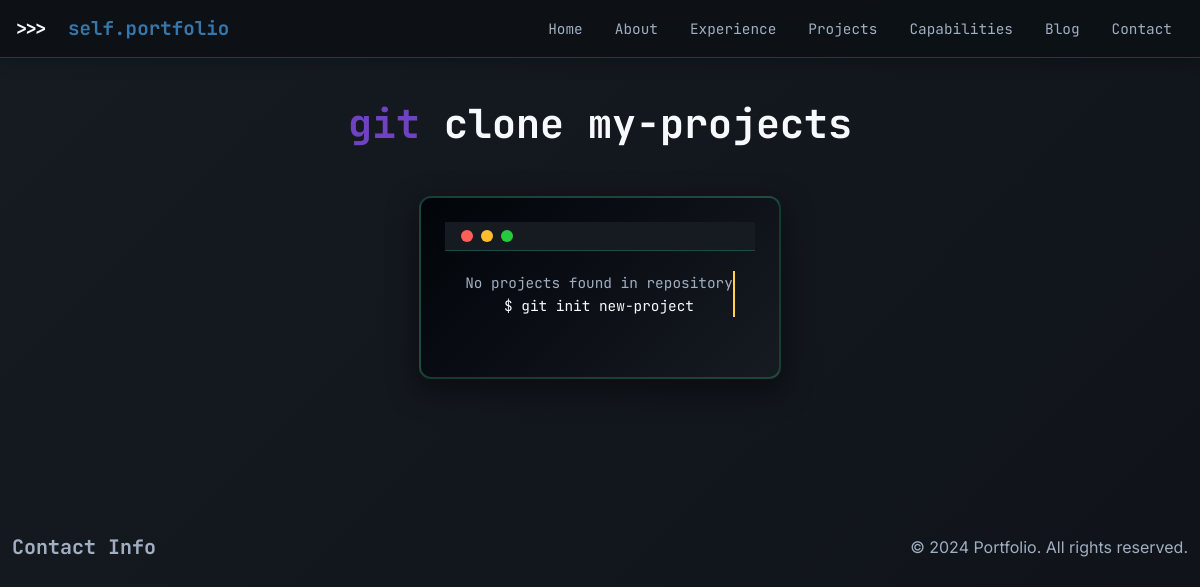
The app's page /projects/, older data.
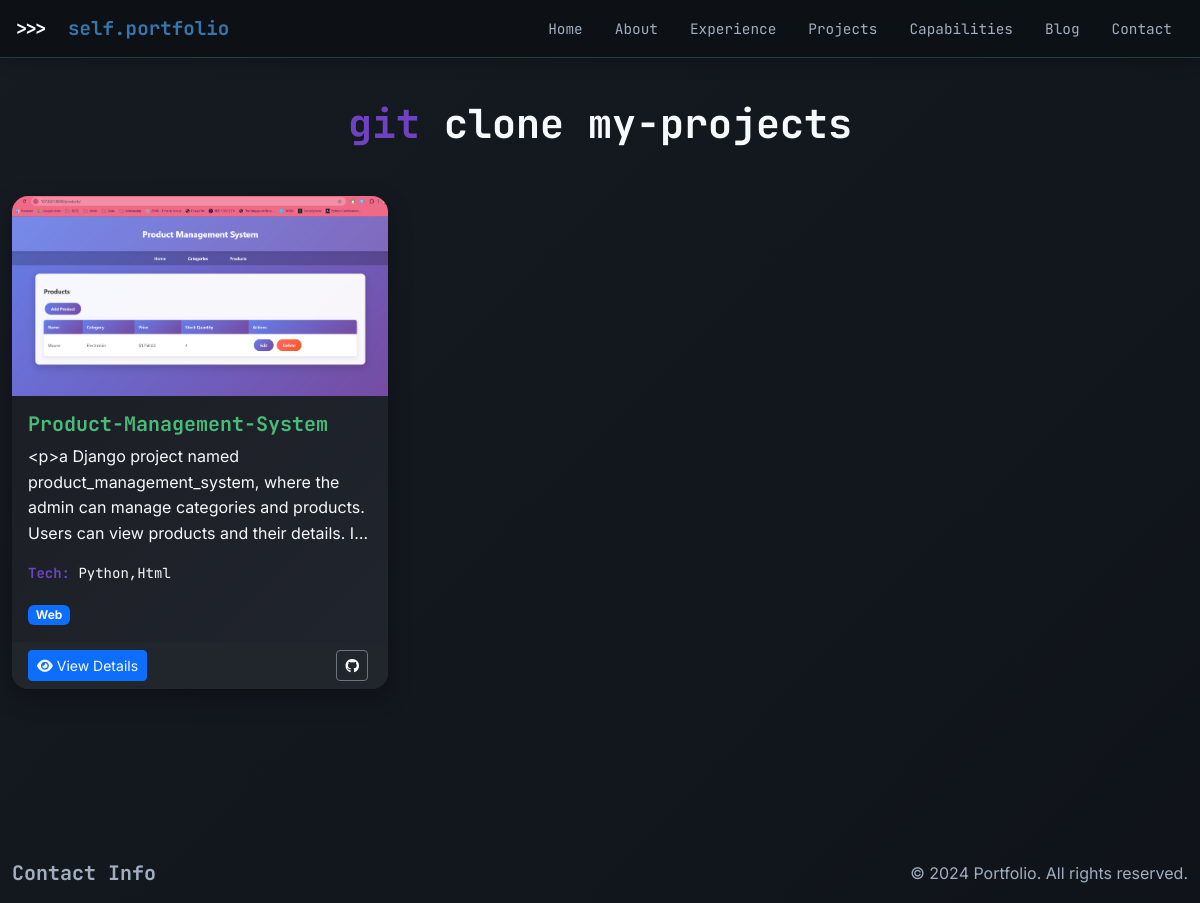
The same page, newer data.
### portfolio_app/models.py (models this page shows, shortened)
class Project(models.Model):
    CATEGORY_CHOICES = [
        ('web', 'Web Development'),
        ('app', 'Mobile App'),
        ('uiux', 'UI/UX Design'),
        ('other', 'Other'),
    ]
    title = models.CharField(max_length=200)
    description = RichTextField()
    category = models.CharField(max_length=20, choices=CATEGORY_CHOICES, default='web')
    tech_stack = models.CharField(max_length=500, help_text="Comma-separated technologies")
    thumbnail = models.ImageField(upload_to='projects/thumbnails/', blank=True, null=True)
    video_url = models.URLField(blank=True, help_text="Optional video link")
    github_link = models.URLField(blank=True)
    demo_link = models.URLField(blank=True)
    featured = models.BooleanField(default=False)
    display_order = models.PositiveIntegerField(default=0)
    created_at = models.DateTimeField(auto_now_add=True)
    updated_at = models.DateTimeField(auto_now=True)
    class Meta:
        ordering = ['-featured', 'display_order']

### portfolio_app/views.py (the view)
# urls.py: path('projects/', projects, name='projects'),
def projects(request):
    projects = Project.objects.all()
    return render(request, 'projects.html', {
        'projects': projects,
    })

### Templates/projects.html (shortened to what this page needs)
{% extends 'base.html' %}
{% load static %}
{% block content %}
<section id="projects" class="section">
    <div class="container">
        <h1 class="text-center mb-5"><span class="text-code-purple">git</span> <span class="keyword">clone</span> <span class="string">my-projects</span></h1>
        <div class="row">
            {% for project in projects %}
            <div class="col-lg-4 col-md-6 mb-4">
                <div class="card project-card h-100">
                    {% if project.thumbnail %}
                        <img src="{{ project.thumbnail.url }}" class="project-image w-100" alt="{{ project.title }}">
                    {% else %}
                        <div class="project-placeholder">
                            <i class="fas fa-code fa-3x text-code-green"></i>
                        </div>
                    {% endif %}
                    <div class="card-body">
                        <h5 class="card-title text-code-green">{{ project.title }}</h5>
                        <p class="card-text text-secondary">{{ project.description|truncatechars:150 }}</p>
                        <div class="tech-stack mb-3">
                            <strong class="text-code-purple">Tech:</strong> {{ project.tech_stack }}
                        </div>
                        {% if project.category %}
                        <span class="badge bg-primary">{{ project.category|title }}</span>
                        {% endif %}
                    </div>
                    <div class="card-footer project-links">
                        <div class="d-flex justify-content-between align-items-center">
                            <a href="{% url 'project_detail' project.pk %}" class="btn btn-primary btn-sm">
                                <i class="fas fa-eye me-1"></i>View Details
                            </a>
                            <div>
                                {% if project.github_link %}
                                    <a href="{{ project.github_link }}" target="_blank" class="btn btn-outline-secondary btn-sm me-1" title="GitHub">
                                        <i class="fab fa-github"></i>
                                    </a>
                                {% endif %}
                            </div>
                        </div>
                    </div>
                </div>
            </div>
            {% endfor %}
        </div>
        {% if not projects %}
            <div class="text-center">
                <div class="terminal-window d-inline-block p-4">
                    <div class="terminal-header">
                        <div class="terminal-dot dot-red"></div>
                        <div class="terminal-dot dot-yellow"></div>
                        <div class="terminal-dot dot-green"></div>
                    </div>
                    <div class="terminal-body text-center">
                        <p class="text-secondary mb-0">No projects found in repository</p>
                        <p class="text-code-green">$ git init new-project</p>
                    </div>
                </div>
            </div>
        {% endif %}
    </div>
</section>
{% endblock %}

Row changes from the older to the newer data that the page shows:
added Project: thumbnail (picture), title "Product-Management-System", description "<p>a Django project named product_management_system, where the admin can manage categories and products. Users can view products and their details. I…", tech_stack "Python,Html", category "Web"
Text that changed along with them:
text no longer shown: "No projects found in repository $ git init new-project"
